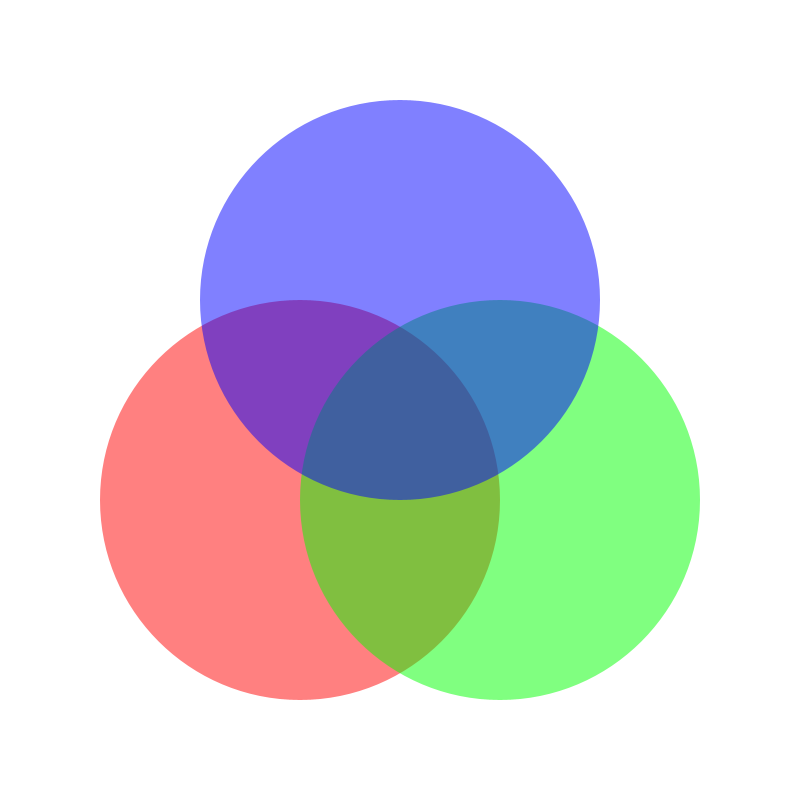
Frame 1 (no input)
Frame 2 (the mouse pressed at the canvas centre, redrawn once): identical to frame 1, image omitted

The Processing sketch that drew this single still picture (run headless with seeded random() and noise(); the mouse was pressed at the canvas centre and the sketch redrawn once):

// Processing sketch: sketch_07_alpha_blending
// ── sketch_07_alpha_blending.pde
int radius = 400;
int quarterR;
int halfH;
int halfW;
int alpha = 127;

void setup()
{
  size(800, 800);
  background(255);
  noStroke();
  noLoop();
  
  quarterR = radius/4;
  halfH = height/2;
  halfW = width/2;
  
}


void draw(){
  background(255);
  
  fill(255, 0, 0, alpha);
  ellipse(halfW - quarterR, halfH + quarterR, radius, radius);
  
  fill(0, 255, 0, alpha);
  ellipse(halfW + quarterR, halfH + quarterR, radius, radius);
  
  fill(0, 0, 255, alpha);
  ellipse(halfW, halfH - quarterR, radius, radius);
}
